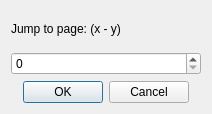
<?xml version="1.0" encoding="UTF-8"?>
<ui version="4.0">
 <class>PageJump</class>
 <widget class="QDialog" name="PageJump">
  <property name="geometry">
   <rect>
    <x>0</x>
    <y>0</y>
    <width>212</width>
    <height>114</height>
   </rect>
  </property>
  <property name="mouseTracking">
   <bool>true</bool>
  </property>
  <property name="windowTitle">
   <string>Dialog</string>
  </property>
  <property name="modal">
   <bool>true</bool>
  </property>
  <layout class="QGridLayout" name="gridLayout">
   <item row="0" column="0">
    <widget class="QLabel" name="label">
     <property name="text">
      <string>Jump to page: (x - y) </string>
     </property>
    </widget>
   </item>
   <item row="1" column="0">
    <widget class="QSpinBox" name="spinBox"/>
   </item>
   <item row="2" column="0">
    <widget class="QDialogButtonBox" name="buttonBox">
     <property name="orientation">
      <enum>Qt::Horizontal</enum>
     </property>
     <property name="standardButtons">
      <set>QDialogButtonBox::Cancel|QDialogButtonBox::Ok</set>
     </property>
     <property name="centerButtons">
      <bool>true</bool>
     </property>
    </widget>
   </item>
  </layout>
 </widget>
 <resources/>
 <connections>
  <connection>
   <sender>buttonBox</sender>
   <signal>accepted()</signal>
   <receiver>PageJump</receiver>
   <slot>accept()</slot>
   <hints>
    <hint type="sourcelabel">
     <x>248</x>
     <y>254</y>
    </hint>
    <hint type="destinationlabel">
     <x>157</x>
     <y>274</y>
    </hint>
   </hints>
  </connection>
  <connection>
   <sender>buttonBox</sender>
   <signal>rejected()</signal>
   <receiver>PageJump</receiver>
   <slot>reject()</slot>
   <hints>
    <hint type="sourcelabel">
     <x>316</x>
     <y>260</y>
    </hint>
    <hint type="destinationlabel">
     <x>286</x>
     <y>274</y>
    </hint>
   </hints>
  </connection>
 </connections>
</ui>
